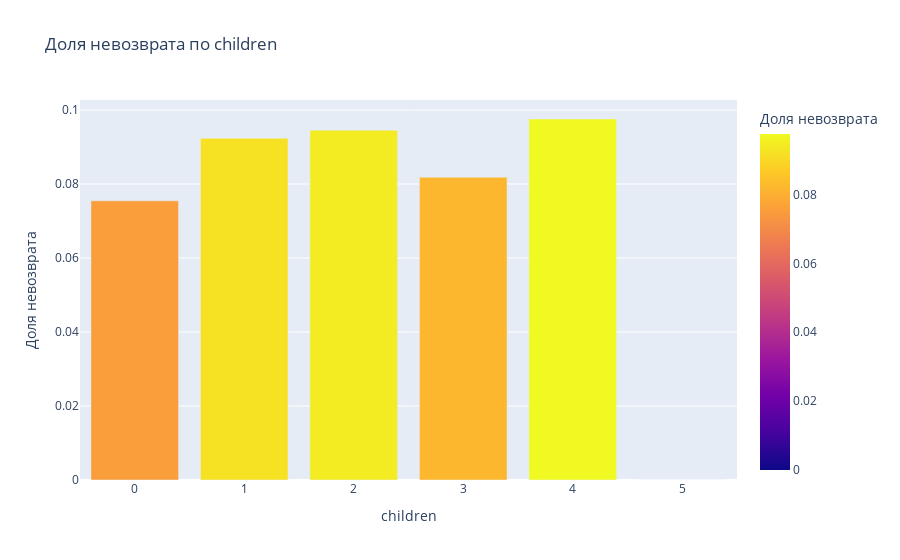

Write notebook code for a chart like this one.
### Markdown cell above
<div class="alert alert-success">
<b>Комментарий ревьюера №2</b> ✅
    
Более привычно сводная выглядит, когда расчетные параметры находятся в столбцах. Ниже приведу пример функции
</div>

### Code cell
# КОД РЕВЬЮВЕРА

import plotly.express as px

def pivot(data, index):
    
    pivot = data.pivot_table(index = index, values = 'debt', aggfunc = ['count', 'sum', 'mean']).reset_index()
    pivot.columns = [index, 'Кол-во клиентов', 'Кол-во должников', 'Доля невозврата']
    display(pivot.sort_values('Доля невозврата', ascending = False))
    
    
    
    fig = px.bar(pivot, x = index, y = 'Доля невозврата', color = 'Доля невозврата', title = 'Доля невозврата по ' + index)
    fig.show()
    

pivot(data, 'children')

### Figure 1 — Plotly figure (JSON) as saved in the notebook; plotly's stock layout.template omitted (floating-point values rounded to 4 significant figures)
{"data": [{"alignmentgroup": "True", "hovertemplate": "children=%{x}<br>Доля невозврата=%{marker.color}<extra></extra>", "legendgroup": "", "marker": {"color": [0.07544, 0.09235, 0.09454, 0.08182, 0.09756, 0], "coloraxis": "coloraxis", "pattern": {"shape": ""}}, "name": "", "offsetgroup": "", "orientation": "v", "showlegend": false, "textposition": "auto", "type": "bar", "x": [0, 1, 2, 3, 4, 5], "xaxis": "x", "y": [0.07544, 0.09235, 0.09454, 0.08182, 0.09756, 0], "yaxis": "y"}], "layout": {"barmode": "relative", "coloraxis": {"colorbar": {"title": {"text": "Доля невозврата"}}, "colorscale": [[0, "#0d0887"], [0.1111, "#46039f"], [0.2222, "#7201a8"], [0.3333, "#9c179e"], [0.4444, "#bd3786"], [0.5556, "#d8576b"], [0.6667, "#ed7953"], [0.7778, "#fb9f3a"], [0.8889, "#fdca26"], [1, "#f0f921"]]}, "legend": {"tracegroupgap": 0}, "title": {"text": "Доля невозврата по children"}, "xaxis": {"anchor": "y", "domain": [0, 1], "title": {"text": "children"}}, "yaxis": {"anchor": "x", "domain": [0, 1], "title": {"text": "Доля невозврата"}}}}
